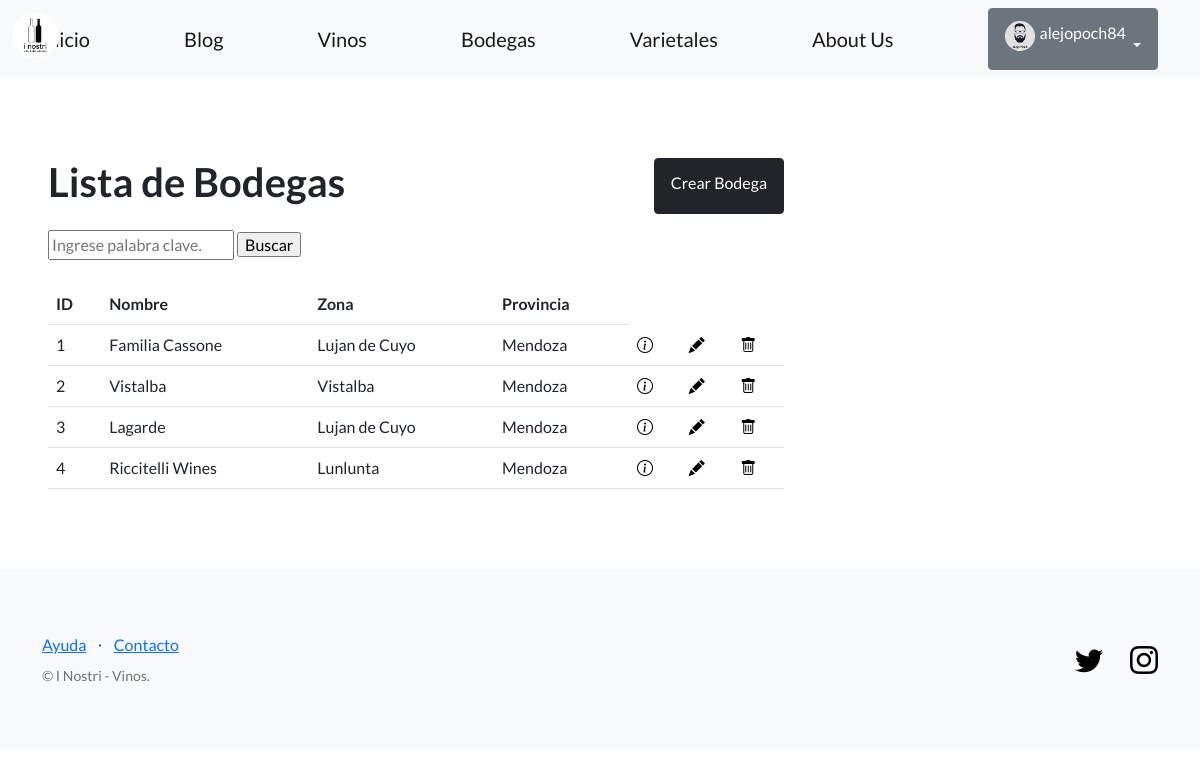
The app's page /inostri/bodegas/ (signed in) with its own data.
### perfiles/models.py (models this page shows, shortened)
class Avatar(models.Model):
    user = models.OneToOneField(User, on_delete=models.CASCADE, null=True)
    imagen = models.ImageField(upload_to='avatares', null=True, blank=True)

### app_inostri/models.py (models this page shows, shortened)
class Bodega(models.Model):
    nombre = models.CharField(max_length=64)
    direccion = models.CharField(max_length=256)
    zona = models.CharField(max_length=64)
    provincia = models.CharField(max_length=64)
    telefono = models.CharField(max_length=20, blank=True)
    email = models.EmailField(blank=True)

### app_inostri/views.py (the view)
# urls.py: path('bodegas/', BodegaListView.as_view(), name='lista_bodegas'),
class BodegaListView(ListView):
    model = Bodega
    template_name = 'app_inostri/lista_bodegas.html'

### app_inostri/templates/app_inostri/lista_bodegas.html (shortened to what this page needs)
{% extends "app_inostri/base.html" %}
{% block contenido %}
<section>
  <div>
    <div class="col-md-8 mt-3 left">
      <div class="d-flex justify-content-between mb-3">
    <h1>Lista de Bodegas</h1>
    <a href="{% url 'crear_bodega' %}" class="btn btn-dark">Crear Bodega</a>
      </div>
    <form action="{% url 'buscar_bodega' %}" method="GET">
      <input name="q" type="text" placeholder="Ingrese palabra clave.">
      <input type="submit" value="Buscar">
    </form>
    <br>
    <table class="table">
      <tbody>
        <tr>
          <th>ID</th>
          <th>Nombre</th>
          <th>Zona</th>
          <th>Provincia</th>
        </tr>
        {% for bodega in object_list %}
        <tr>
          <td>{{ bodega.id }}</td>
          <td>{{ bodega.nombre }}</td>
          <td>{{ bodega.zona }}</td>
          <td>{{ bodega.provincia }}</td>
          <td>
            <a href="{% url 'ver_bodega' bodega.id %}">
              <span class='bi bi-info-circle' style="color: black;"></span>
              </a>
            </td>
            <td>
              <a href="{% url 'editar_bodega' bodega.id %}">
                <span class='bi bi-pencil-fill' style="color: black;"></span>
              </a>
            </td>
            <td>
              <a href="{% url 'eliminar_bodega' bodega.id %}">
                <i class="bi bi-trash" style="color: black;"></i>
            </a>
          </td>
        </tr>
        {% endfor %}
      </tbody>
    </table>
  </div>
 </section>
 {% endblock contenido %}

### app_inostri/templates/app_inostri/base.html (shortened to what this page needs)
{% load static %}
<!DOCTYPE html>
<html lang="en">
    <head>
        <link href="https://cdn.jsdelivr.net/npm/bootstrap-icons@1.5.0/font/bootstrap-icons.css" rel="stylesheet" type="text/css" />
        <link href="{% static 'css/styles.css' %}" rel="stylesheet" />
    </head>
    <body>
        <nav class="navbar navbar-light bg-light static-top">
            <div class="container">
                <img src="{% static 'images/i_nostri.png' %}" alt="I Nostri" class="logo" width=90 height=90>
                <a class="navbar-brand" href="{% url 'inicio' %}">Inicio</a>
                <a class="navbar-brand" href="{% url 'lista_posts' %}">Blog</a>
                <a class="navbar-brand" href="{% url 'lista_vinos' %}">Vinos</a>
                <a class="navbar-brand" href="{% url 'lista_bodegas' %}">Bodegas</a>
                <a class="navbar-brand" href="{% url 'lista_varietales' %}">Varietales</a>
                <a class="navbar-brand" href="{% url 'about_us' %}">About Us</a>
                {% if user.is_authenticated %}
                <div class="dropdown">
                    <button class="btn btn-secondary dropdown-toggle" type="button" id="dropdownMenuButton1" data-bs-toggle="dropdown" aria-expanded="false">
                        <div style="display: inline-flex;">
                            <img src="{{ user.avatar.imagen.url }}" alt="User Avatar" style="width: 30px; height: 30px; border-radius: 50%; margin-right: 5px;">
                            <span>{{ user.username }}</span>
                        </div>
                    </button>
                    </div>
                </div>
                {% else %}
                <a class="btn btn-primary" href="{% url 'login' %}">Iniciar sesión</a>
                <a class="btn btn-success" href="{% url 'registro' %}">Crear nueva cuenta</a>
                {% endif %}
        </nav>
        <section style="padding:4rem 3rem;">
            {% block contenido %}
            {% endblock contenido %}
        </section>
        <footer class="footer bg-light">
            <div class="container">
                <div class="row">
                    <div class="col-lg-6 h-100 text-center text-lg-start my-auto">
                        <ul class="list-inline mb-2">
                            <li class="list-inline-item"><a href="#!">Ayuda</a></li>
                            <li class="list-inline-item">⋅</li>
                            <li class="list-inline-item"><a href="#!">Contacto</a></li>
                        </ul>
                        <p class="text-muted small mb-4 mb-lg-0">&copy; I Nostri - Vinos.</p>
                    </div>
                    <div class="col-lg-6 h-100 text-center text-lg-end my-auto">
                        <ul class="list-inline mb-0">
                            <li class="list-inline-item me-4">
                                <a href="https://twitter.com/coderhouse" style="color: black;"><i class="bi-twitter fs-3"></i></a>
                            </li>
                            <li class="list-inline-item">
                                <a href="https://www.instagram.com/coderhouse/?hl=es" style="color: black;"><i class="bi-instagram fs-3"></i></a>
                            </li>
                        </ul>
                    </div>
                </div>
            </div>
        </footer>
    </body>
</html>

### records on screen
Bodega: id "1", nombre "Familia Cassone", zona "Lujan de Cuyo", provincia "Mendoza"
Bodega: id "2", nombre "Vistalba", zona "Vistalba", provincia "Mendoza"
Bodega: id "3", nombre "Lagarde", zona "Lujan de Cuyo", provincia "Mendoza"
Bodega: id "4", nombre "Riccitelli Wines", zona "Lunlunta", provincia "Mendoza"

### other values on screen
{{ user.username }} "alejopoch84"
